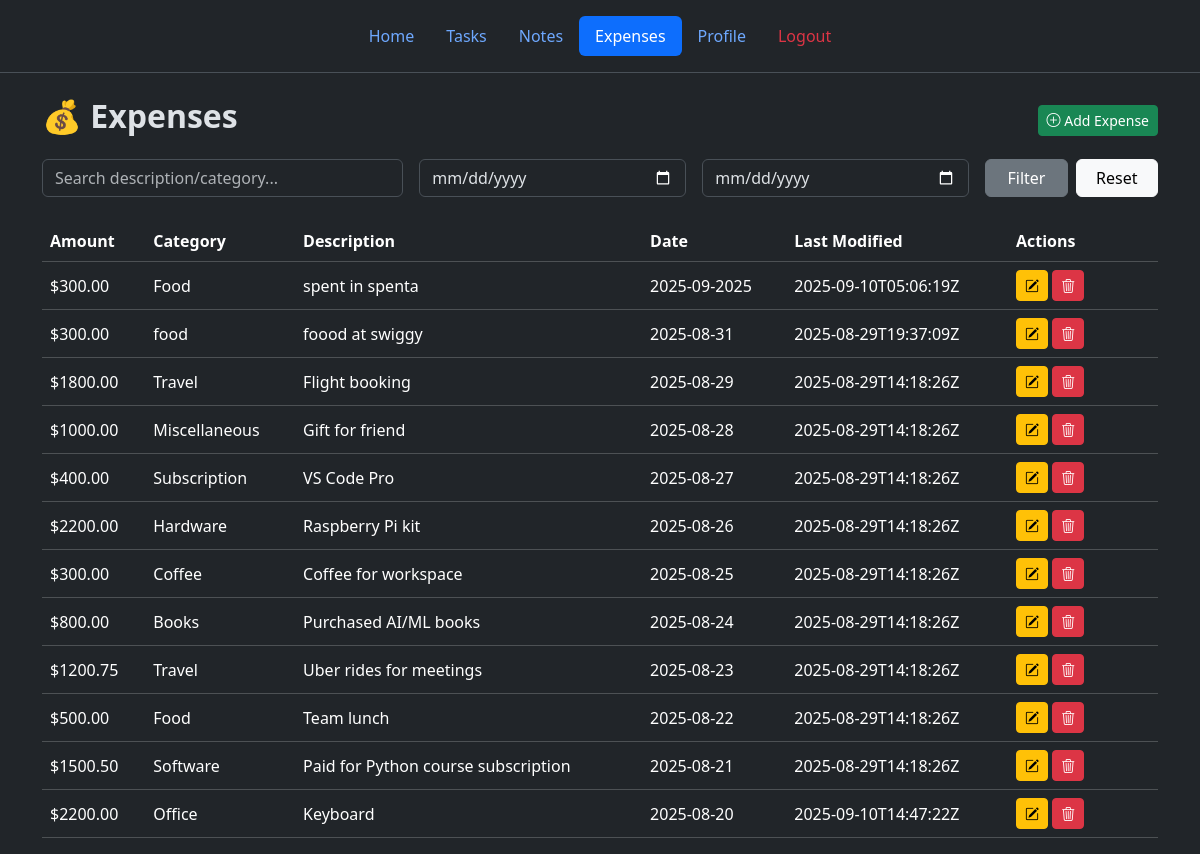
The page /expenses (signed in) on the database as committed earlier.
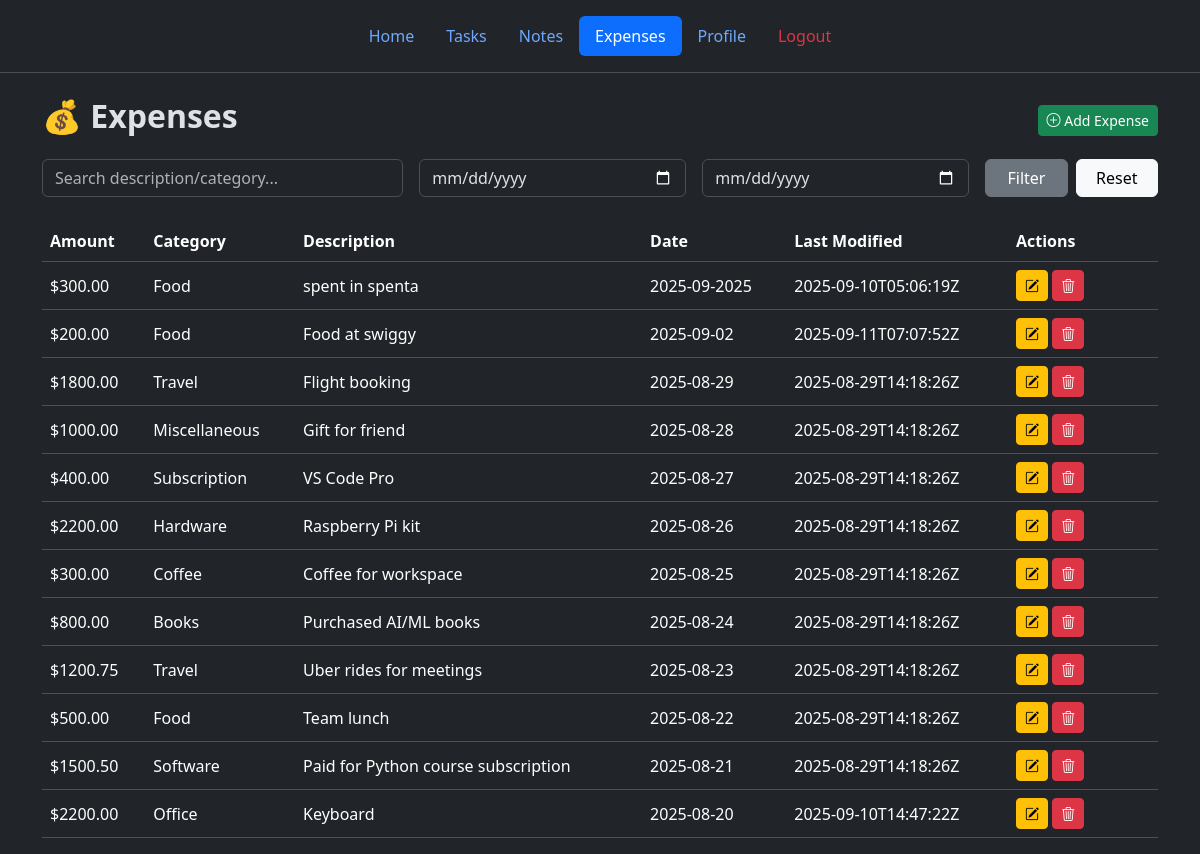
The same page on the database as committed later.
### tables this page shows
CREATE TABLE expenses (
  id TEXT PRIMARY KEY,            -- UUID v4
  user_id TEXT NOT NULL,
  amount REAL NOT NULL,
  category TEXT NOT NULL,
  description TEXT,
  date TEXT NOT NULL,             -- ISO 8601 Date YYYY-MM-DD
  is_deleted INTEGER DEFAULT 0,
  deleted_at TEXT,
  last_modified TEXT DEFAULT (strftime('%Y-%m-%dT%H:%M:%SZ','now')),
  synced INTEGER DEFAULT 0,
  FOREIGN KEY(user_id) REFERENCES users(id)
);

### web/routes.py (the view)
@main_bp.route("/expenses")
@login_required
def expenses_page():
    user_id = session["user_id"]
    db_path = current_app.config["DB_PATH"]
    search_term = request.args.get('q')
    start_date = request.args.get('start_date')
    end_date = request.args.get('end_date')
    all_expenses = get_expenses(db_path, user_id, search_term, start_date, end_date)
    return render_template("expenses.html", expenses=all_expenses)

### web/models.py (called while the page is built)
def get_expenses(db_path, user_id, search_term=None, start_date=None, end_date=None):
    query = "SELECT * FROM expenses WHERE user_id=? AND is_deleted=0"
    params = [user_id]
    if search_term:
        query += " AND (category LIKE ? OR description LIKE ?)"
        params.extend([f'%{search_term}%', f'%{search_term}%'])
    if start_date:
        query += " AND date >= ?"
        params.append(start_date)
    if end_date:
        query += " AND date <= ?"
        params.append(end_date)
    query += " ORDER BY date DESC"
    with get_db_connection(db_path) as conn:
        return conn.execute(query, tuple(params)).fetchall()

### web/routes.py (called while the page is built)
def login_required(f):
    @wraps(f)
    def decorated_function(*args, **kwargs):
        if "user_id" not in session:
            flash("Please login to access this page.", "warning")
            return redirect(url_for("auth_bp.login"))
        return f(*args, **kwargs)
    return decorated_function

### web/utils.py (called while the page is built)
def get_db_connection(db_path: str):
    connect = sqlite3.connect(db_path)
    connect.row_factory = sqlite3.Row
    return connect

### web/templates/expenses.html (shortened to what this page needs)
{% extends "base.html" %} {% block content %}
<div class="container mt-4">
  <div class="d-flex justify-content-between align-items-center mb-3">
    <h2 class="fw-bold">💰 Expenses</h2>
    <button
      class="btn btn-success btn-sm"
      data-bs-toggle="modal"
      data-bs-target="#addExpenseModal"
    >
      <i class="bi bi-plus-circle"></i> Add Expense
    </button>
  </div>
  <form method="GET" class="row g-3 mb-4">
    <div class="col-md-4">
      <input
        type="text"
        name="q"
        class="form-control"
        placeholder="Search description/category..."
        value="{{ request.args.get('q', '') }}"
      />
    </div>
    <div class="col-md-3">
      <input
        type="date"
        name="start_date"
        class="form-control"
        value="{{ request.args.get('start_date', '') }}"
      />
    </div>
    <div class="col-md-3">
      <input
        type="date"
        name="end_date"
        class="form-control"
        value="{{ request.args.get('end_date', '') }}"
      />
    </div>
    <div class="col-md-2 d-flex gap-2">
      <button class="btn btn-secondary w-50" type="submit">Filter</button>
      <a
        href="{{ url_for('main_bp.expenses_page') }}"
        class="btn btn-light w-50"
        >Reset</a
      >
    </div>
  </form>
  <div class="table-responsive">
    <table class="table table-dark table-hover align-middle">
      <thead>
        <tr>
          <th>Amount</th>
          <th>Category</th>
          <th>Description</th>
          <th>Date</th>
          <th>Last Modified</th>
          <th width="150">Actions</th>
        </tr>
      </thead>
      <tbody>
        {% if expenses %} {% for expense in expenses %}
        <tr>
          <td>${{ "%.2f"|format(expense.amount) }}</td>
          <td>{{ expense.category }}</td>
          <td>{{ expense.description or "—" }}</td>
          <td>{{ expense.date }}</td>
          <td>{{ expense.last_modified or "-" }}</td>
          <td>
            <button
              class="btn btn-warning btn-sm"
              data-bs-toggle="modal"
              data-bs-target="#editExpenseModal{{ expense.id }}"
            >
              <i class="bi bi-pencil-square"></i>
            </button>
            <form
              action="{{ url_for('main_bp.remove_expense', expense_id=expense.id) }}"
              method="POST"
              class="d-inline"
              onsubmit="return confirm('Delete this expense?');"
            >
              <button type="submit" class="btn btn-danger btn-sm">
                <i class="bi bi-trash3"></i>
              </button>
            </form>
          </td>
        </tr>
        {% endfor %} {% else %}
        <tr>
          <td colspan="6" class="text-center text-muted">
            No expenses recorded yet.
          </td>
        </tr>
        {% endif %}
      </tbody>
    </table>
  </div>
</div>
{% endblock %}

Rows that differ between the two databases and show on the page:
changed expenses: amount "300.00" → "200.00"; category "food" → "Food"; description "foood at swiggy" → "Food at swiggy"; date "2025-08-31" → "2025-09-02"; last_modified "2025-08-29T19:37:09Z" → "2025-09-11T07:07:52Z"
